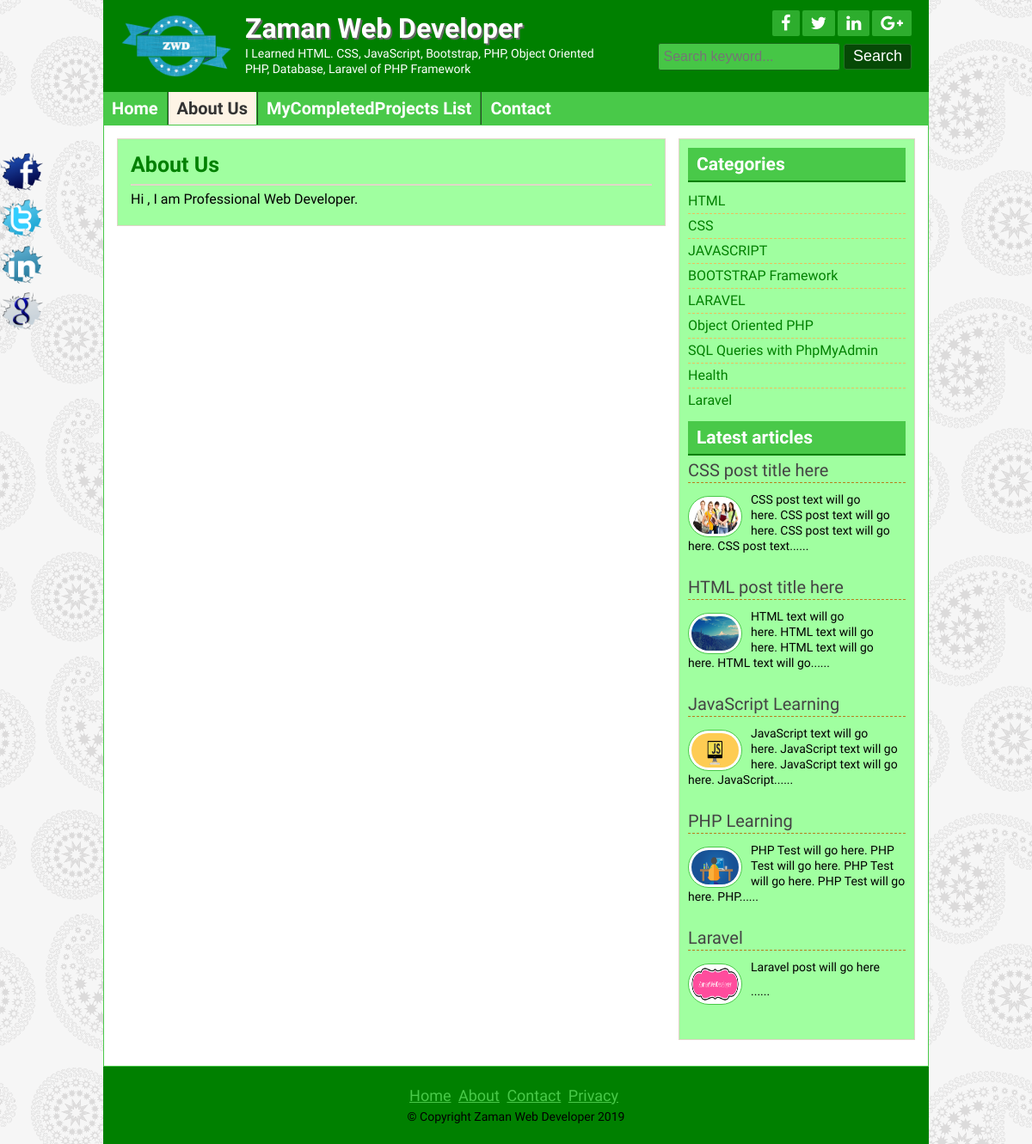
Page /page.php?pageid=1 on the committed database.
### tables this page shows
CREATE TABLE `title_slogan` (
  `id` int(11) NOT NULL,
  `title` varchar(255) NOT NULL,
  `slogan` varchar(255) NOT NULL,
  `logo` varchar(255) NOT NULL
);

CREATE TABLE `tbl_social` (
  `id` int(11) NOT NULL,
  `fb` varchar(255) NOT NULL,
  `tw` varchar(255) NOT NULL,
  `ln` varchar(255) NOT NULL,
  `gp` varchar(255) NOT NULL
);

CREATE TABLE `tbl_page` (
  `id` int(11) NOT NULL,
  `name` varchar(255) NOT NULL,
  `body` text NOT NULL
);

CREATE TABLE `tbl_category` (
  `id` int(11) NOT NULL,
  `name` varchar(50) NOT NULL
);

CREATE TABLE `tbl_post` (
  `id` int(11) NOT NULL,
  `cat` int(11) NOT NULL,
  `title` varchar(2555) NOT NULL,
  `body` text NOT NULL,
  `image` varchar(255) NOT NULL,
  `author` varchar(50) NOT NULL,
  `tags` varchar(255) NOT NULL,
  `date` timestamp NOT NULL DEFAULT CURRENT_TIMESTAMP,
  `userid` int(11) NOT NULL
);

CREATE TABLE `tbl_footer` (
  `id` int(11) NOT NULL,
  `note` varchar(255) NOT NULL
);

### lib/Database.php (called while the page is built, shortened)
<?php
Class Database{
	public $host   = DB_HOST;
	public $user   = DB_USER;
	public $pass   = DB_PASS;
	public $dbname = DB_NAME;
	public $link;
	private function connectDB(){
	$this->link = new mysqli($this->host, $this->user, $this->pass, $this->dbname);
 }
	public function select($query){
		$result = $this->link->query($query) or die($this->link->error.__LINE__);
		if($result->num_rows > 0){
			return $result;
		} else {
			return false;
		}
	}
}

### helpers/Format.php (called while the page is built, shortened)
<?php
class Format{
    public function textShorten($text, $limit = 400){
        $text = $text. " ";
        $text = substr($text, 0, $limit);
        $text = substr($text, 0, strripos($text, ' '));
        $text = $text."......";
        return $text;
    }
}
?>

### page.php (the view)
<?php include 'inc/header.php'?>
<?php
    if (!isset($_GET['pageid']) || $_GET['pageid'] == NULL) {
        header("Location: 404.php");
         }else{
        $id = $_GET['pageid'];
    }
?>
<?php
                    $pagequery = "SELECT * FROM tbl_page WHERE id='$id'";
                    $pagedetails = $db->select($pagequery);
                    if ($pagedetails) {
                        while ($result = $pagedetails->fetch_assoc()) {
?>
	<div class="contentsection contemplete clear">
		<div class="maincontent clear">
			<div class="about">
				<h2><?php echo $result['name'];?></h2>
				<?php echo $result['body'];?>
			</div>
		</div>
<?php } }else{ header("Location: 404.php"); } ?>
<?php include 'inc/sidebar.php'?>
	</div>
<?php include 'inc/footer.php'?>

### inc/header.php (shortened to what this page needs)
<?php include 'lib/Database.php'; ?>
<?php include 'helpers/Format.php'; ?>
<?php
    $db = new Database();
    $fm = new Format();
?>
<!DOCTYPE html>
<html>
<head>
    <?php include 'scripts/css.php'?>
</head>
<body>
	<div class="headersection templete clear">
		<a href="index.php">
			<div class="logo">
<?php
                    $query = "SELECT * FROM title_slogan WHERE id='1'";
                    $blog_title = $db->select($query);
                    if ($blog_title) {
                        while ($result = $blog_title->fetch_assoc()) {
?>
				<img src="zaman/<?php echo $result['logo'];?>" alt="Logo"/>
				<h2><?php echo $result['title'];?></h2>
				<p><?php echo $result['slogan'];?></p>
<?php
		}
	}
?>
			</div>
		</a>
		<div class="social clear">
			<div class="icon clear">
<?php
                    $query = "SELECT * FROM tbl_social WHERE id='1'";
                    $socialmedia = $db->select($query);
                    if ($socialmedia) {
                        while ($result = $socialmedia->fetch_assoc()) {
?>
				<a href="<?php echo $result['fb'];?>" target="_blank"><i class="fa fa-facebook"></i></a>
				<a href="<?php echo $result['tw'];?>" target="_blank"><i class="fa fa-twitter"></i></a>
				<a href="<?php echo $result['ln'];?>" target="_blank"><i class="fa fa-linkedin"></i></a>
				<a href="<?php echo $result['gp'];?>" target="_blank"><i class="fa fa-google-plus"></i></a>
<?php } }?>
			</div>
			<div class="searchbtn clear">
			<form action="search.php" method="get">
				<input type="text" name="search" placeholder="Search keyword..."/>
				<input type="submit" name="submit" value="Search"/>
			</form>
			</div>
		</div>
	</div>
<div class="navsection templete">
<?php
    $path = $_SERVER['SCRIPT_FILENAME'];
    $currentpage = basename($path, '.php');
?>
	<ul>
		<li><a <?php if ($currentpage == 'index') {echo 'id="active"';}?> href="index.php">Home</a></li>
<?php
            $query = "SELECT * FROM tbl_page";
            $pages = $db->select($query);
            if ($pages) {
                while ($result = $pages->fetch_assoc()) {
?>
        <li><a
        <?php
        	if (isset($_GET['pageid']) && $_GET['pageid'] == $result['id'] ) {
        		echo 'id="active"';
        	}
       	?>
        href="page.php?pageid=<?php echo $result['id']; ?>"><?php echo $result['name']; ?></a></li>
<?php } }?>
		<li><a <?php if ($currentpage == 'contact') {echo 'id="active"';}?> href="contact.php">Contact</a></li>
	</ul>
</div>

### inc/sidebar.php
<div class="sidebar clear">
			<div class="samesidebar clear">
				<h2>Categories</h2>
					<ul>
                        <?php
                            $query = "select * from tbl_category";
                            $category = $db->select($query);
                            if ($category) {
                                while ($result = $category->fetch_assoc()) {
                        ?>
                                    <li><a href="posts.php?category=<?php echo $result['id'];?>"><?php echo $result['name'];?></a></li>
                        <?php
                                }
                            }else{
                                ?><li>No Category Created</li><?php
                            }
                        ?>
					</ul>
			</div>
			<div class="samesidebar clear">
				<h2>Latest articles</h2>
			<?php
				$query = "select * from tbl_post limit 5";
				$post = $db->select($query);
	            if ($post){
	            	while ($result=$post->fetch_assoc()){
			?>
					<div class="popular clear">
							<h3><a href="post.php?id=<?php echo $result['id'];?>"><?php echo $result['title'];?></a></h3>
						<a href="post.php?id=<?php echo $result['id'];?>">
							<img src="zaman/<?php echo $result['image'];?>" alt="post image"/>
						</a>
						<?php echo $fm->textShorten($result['body'],120);?>
					</div>
            <?php } }else{header("Location:404.php");}?>
			</div>
		</div>

### inc/footer.php (shortened to what this page needs)
<div class="footersection templete clear">
	  <div class="footermenu clear">
		<ul>
			<li><a href="#">Home</a></li>
			<li><a href="#">About</a></li>
			<li><a href="contact.php">Contact</a></li>
			<li><a href="#">Privacy</a></li>
		</ul>
	  </div>
<?php
                    $query = "SELECT * FROM tbl_footer WHERE id='1'";
                    $footernote = $db->select($query);
                    if ($footernote) {
                        while ($result = $footernote->fetch_assoc()) {
?>
	  <p>&copy; <?php echo $result['note'];?> <?php echo date('Y');?></p>
<?php } }
?>
	</div>
	<div class="fixedicon clear">
<?php
                    $query = "SELECT * FROM tbl_social WHERE id='1'";
                    $socialmedia = $db->select($query);
                    if ($socialmedia) {
                        while ($result = $socialmedia->fetch_assoc()) {
?>
		<a href="<?php echo $result['fb'];?>" target="_blank"><img src="images/fb.png" alt="Facebook"/></a>
		<a href="<?php echo $result['tw'];?>" target="_blank"><img src="images/tw.png" alt="Twitter"/></a>
		<a href="<?php echo $result['ln'];?>" target="_blank"><img src="images/in.png" alt="LinkedIn"/></a>
		<a href="<?php echo $result['gp'];?>" target="_blank"><img src="images/gl.png" alt="GooglePlus"/></a>
<?php } }?>
	</div>
</body>
</html>

### style.css (style rules this page uses)
* { margin:0;padding:0;outline:0 }
body { font-family: 'Source Sans Pro', sans-serif;font-size:14px;line-height:18px;color:#000;background:url(images/bg.png)repeat fixed 0 0 #fff; }
.templete { width:960px;margin:0 auto; }
.contemplete { margin: 0 auto; width: 928px; }
.clear { overflow:hidden; }
input[type="text"], input[type="email"] { border: 1px solid #cfc5b6; border-radius: 3px; margin-bottom: 5px; padding: 5px; width: 300px; }
input[type="submit"] { background: #b7801c none repeat scroll 0 0; border: 1px solid #e6af4b; color: #fff; cursor: pointer; font-size: 20px; padding: 1px 10px; }
.headersection { background: #ca932f none repeat scroll 0 0; color: #fff; }
.logo { float: left; width: 580px; }
.logo img { float: left; margin-right: 15px; padding-bottom: 10px; padding-left: 20px; padding-top: 10px; width: 130px; }
.logo h2 { color: #fff; font-size: 32px; margin-bottom: 11px; margin-top: 24px; text-shadow: 2px 2px 0 #666; }
.logo p { color:#fff; }
.social { float: right; margin-right: 20px; margin-top: 12px; text-align: right; width: 360px; }
.icon { float: right; }
.icon a { background: #a56e0a none repeat scroll 0 0; border-radius: 2px; color: #fff; display: block; float: left; font-size: 20px; margin-left: 3px; padding: 5px 10px; }
.searchbtn { float: right; margin-top: 8px; }
.searchbtn input[type="text"] { border: 1px solid #A56E0A; width: 200px; background: #FFE07C; font-size: 16px; height: 20px; }
.searchbtn input[type="submit"] { border: 1px solid #9d6602; border-radius: 3px; font-size: 18px; height: 30px; padding-left: 10px; padding-right: 10px; padding-top: 0; cursor: pointer; }
.navsection { background: none repeat scroll 0 0 #e6af4b; min-height: 38px; }
.navsection ul { margin:0;padding:0;list-style:none; }
.navsection ul li { border-left: 1px solid #fdc662; border-right: 1px solid #c18a26; display: block; float: left; position:relative; }
.navsection ul li:first-child { border-left: 0px solid #fdc662; }
.navsection ul li:last-child { border-right: 0px solid #c18a26; }
.navsection ul li a { color: #fff; display: block; font-size: 20px; font-weight: bold; padding: 10px; text-decoration: none; }
.navsection ul li a:hover, #active { background:#FEF4E5;color:#333; }
.contentsection { background: #ffffff none repeat scroll 0 0; border: 1px solid #ca932f; padding: 15px; }
.maincontent { background: #fef4e5 none repeat scroll 0 0; border: 1px solid #ded4c5; float: left; margin: 0 15px 15px 0; padding: 8px 15px; width: 606px; }
.about { font-size: 16px; line-height: 24px; text-align: justify; }
.about p { font-size: 16px; line-height: 24px; margin-bottom: 10px; text-align: justify; }
.samepost h2, .about h2 { border-bottom: 2px solid #e0d6c7; color: #ac7511; font-size: 25px; margin-bottom: 4px; padding: 10px 10px 10px 0; }
.sidebar { background: #fef4e5 none repeat scroll 0 0; border: 1px solid #ded4c5; float: right; margin-bottom: 15px; margin-top: 0; padding: 10px; width: 253px; }
.samesidebar { margin-bottom: 10px; }
.samesidebar h2 { background: #e6af4b none repeat scroll 0 0; border-bottom: 2px solid #b7801c; color: #333; margin-bottom: 8px; padding: 10px; }
.samesidebar ul { padding:0;margin:0;list-style:none; }
.samesidebar ul li { border-bottom: 1px dashed #e9c05c; font-size: 16px; padding: 5px 8px 5px 0; }
.samesidebar ul li:last-child { border-bottom: 0px dashed #e9c05c; }
.samesidebar ul li a { color: #814a00; text-decoration: none; }
.samesidebar p { margin-bottom: 10px; }
.popular { margin-bottom: 20px; }
.popular h3 { border-bottom: 1px dashed #b7801c; font-size: 20px; font-weight: normal; margin-bottom: 10px; padding-bottom: 5px; }
.popular h3 a { text-decoration:none;color:#444 }
.popular img { background: #fff none repeat scroll 0 0; border: 1px solid #f6bf5b; border-radius: 30px; float: left; height: 40px; margin-right: 10px; margin-top: 5px; padding: 3px; width: 55px; }
.footersection { height:90px;background:#B7801C;text-align:center }
.footermenu { margin-top: 25px; margin-bottom: 5px; }
.footermenu ul { padding:0;margin:0;list-style:none;text-align:center; }
.footermenu ul li { display:inline-block; }
.footermenu ul li a { color: #E6AF4B; font-size: 18px; margin-right: 5px; }
.fixedicon { left: 0; position: fixed; top: 175px; width: 60px; }
.fixedicon img { width: 50px; }

### rows in the picture
title_slogan: logo (picture), title "Zaman Web Developer", slogan "I Learned HTML. CSS, JavaScript, Bootstrap, PHP, Object Oriented PHP, Database, Laravel of PHP Framework"
tbl_page: name "About Us", body "Hi , I am Professional Web Developer."
tbl_page: name "MyCompletedProjects List"
tbl_category: name "HTML"
tbl_category: name "CSS"
tbl_category: name "JAVASCRIPT"
tbl_category: name "BOOTSTRAP Framework"
tbl_category: name "LARAVEL"
tbl_category: name "Object Oriented PHP"
tbl_category: name "SQL Queries with PhpMyAdmin"
tbl_category: name "Health"
tbl_category: name "Laravel"
tbl_post: title "CSS post title here", image (picture), body "CSS post text will go here. CSS post text will go here. CSS post text will go here. CSS post text......"
tbl_post: title "HTML post title here", image (picture), body "HTML text will go here. HTML text will go here. HTML text will go here. HTML text will go......"
tbl_post: title "JavaScript Learning", image (picture), body "JavaScript text will go here. JavaScript text will go here. JavaScript text will go here. JavaScript......"
tbl_post: title "PHP Learning", image (picture), body "PHP Test will go here. PHP Test will go here. PHP Test will go here. PHP Test will go here. PHP......"
tbl_post: title "Laravel", image (picture), body "Laravel post will go here ......"
tbl_footer: note "Copyright Zaman Web Developer"
